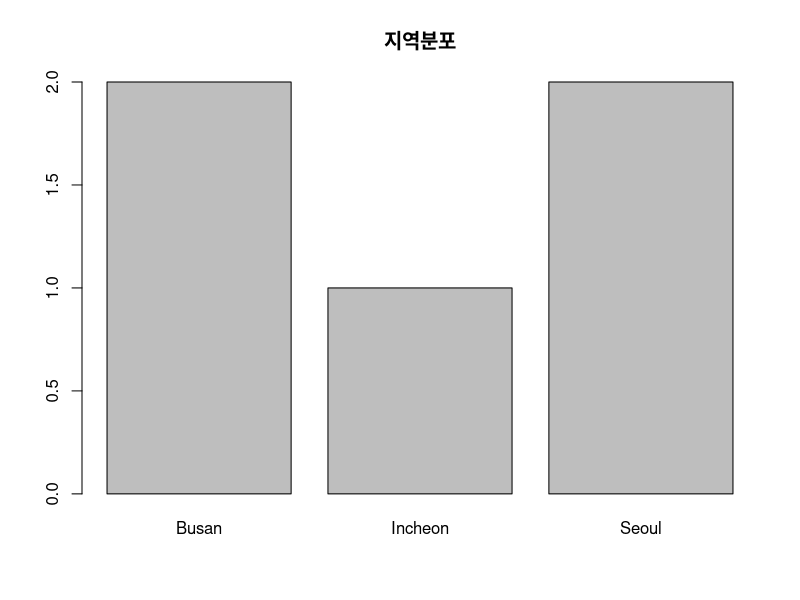
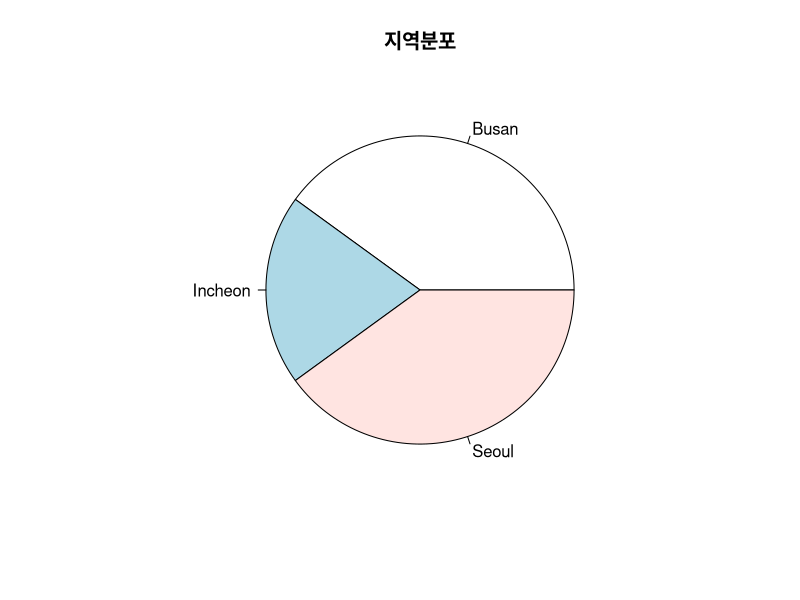
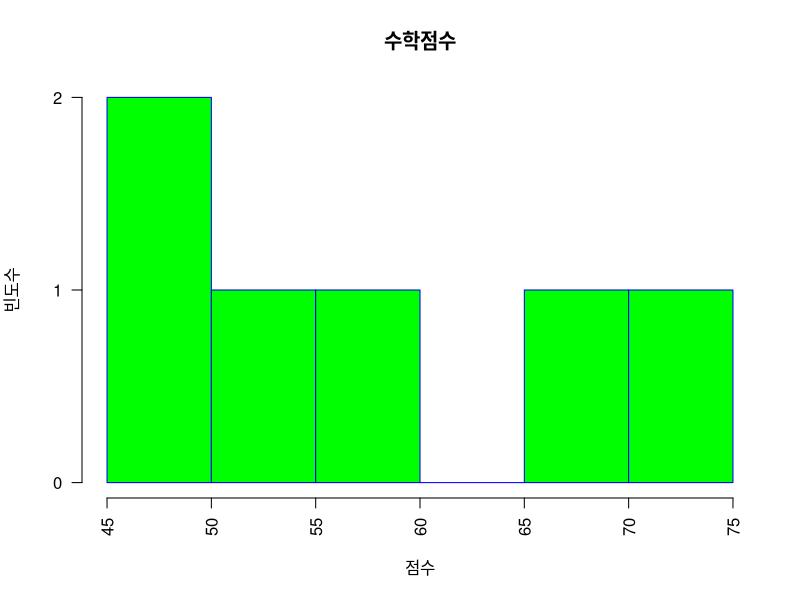
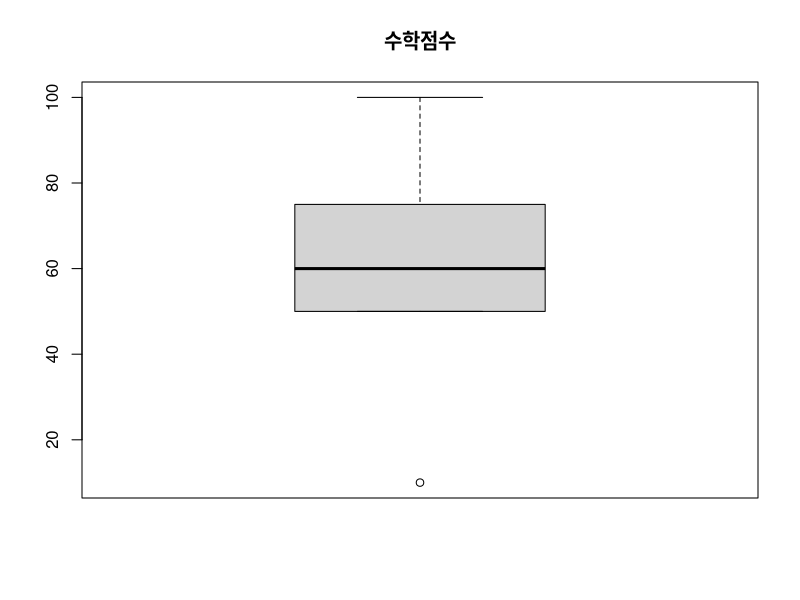
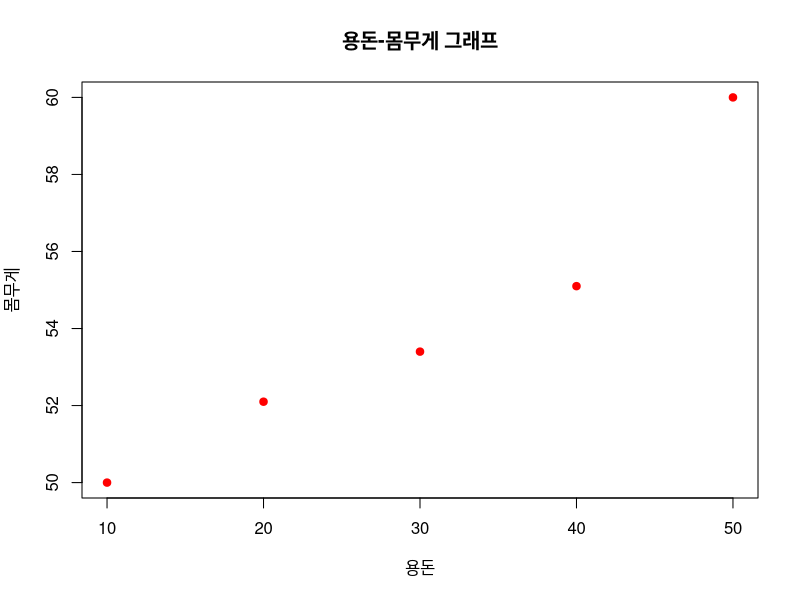
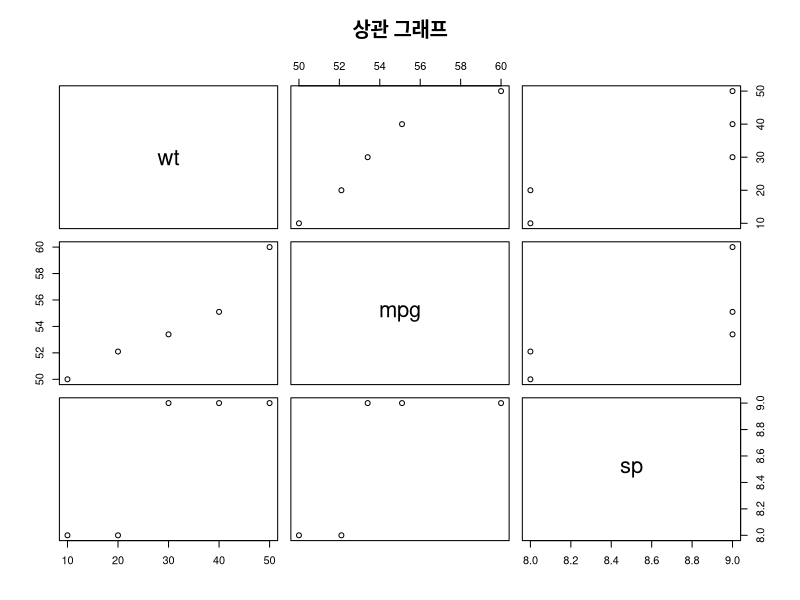
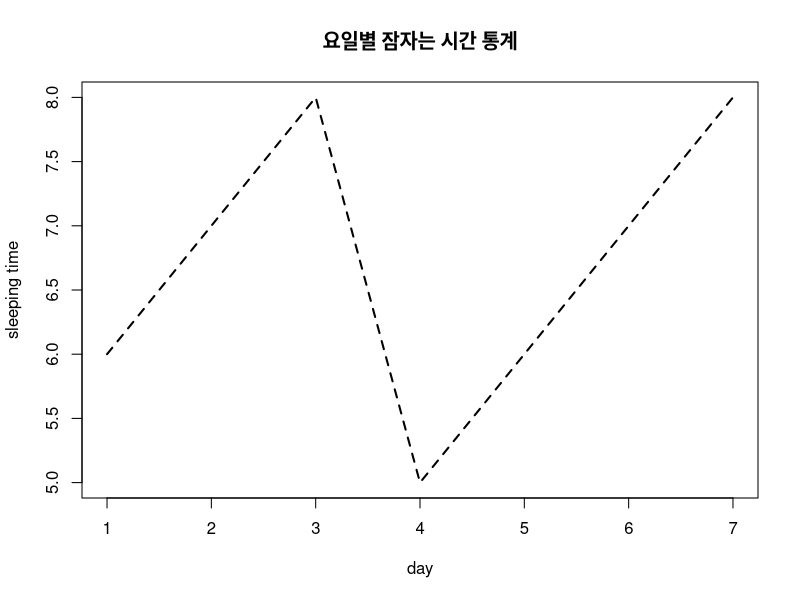
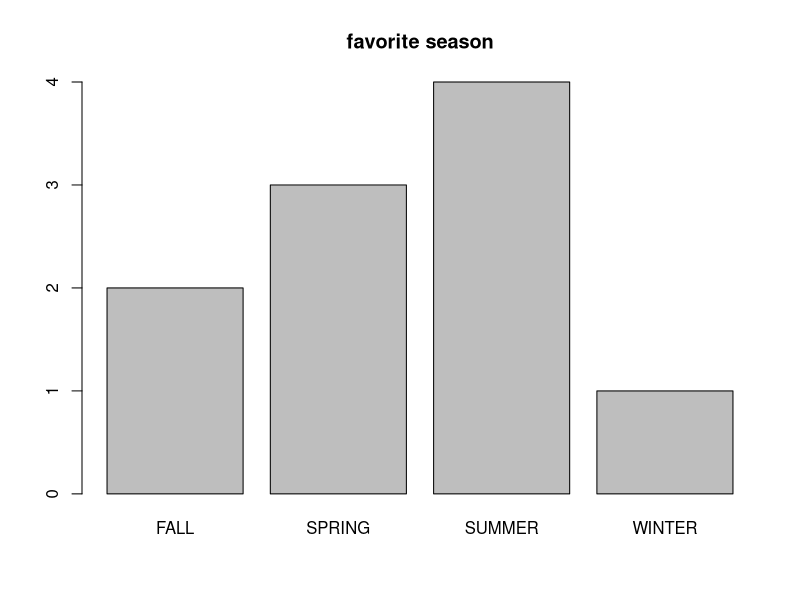

The R script that drew these images, in order:
#basic1
f.local <- c('Seoul', 'Busan', 'Seoul', 'Incheon', 'Busan')
f.local
table(f.local)

#basic2
f.local <- c('Seoul', 'Busan', 'Seoul', 'Incheon', 'Busan')
ds <- table(f.local)
ds
barplot(ds, main='지역분포')

#basic3
ds <- table(f.local)
ds
pie(ds, main='지역분포')

#basic4
weight <- c(2,3,4,5)
mean(weight)
median(weight)

weight.heavy <-c(weight, 10)
mean(weight.heavy)
median(weight.heavy)

#basic5
mydata <- c(1,2,3,4)
quantile(mydata)
quantile(mydata, (0:10)/10)

#basic6
score <- c(45.5, 46.1, 50.6, 71.3, 55.2, 67.1)
hist(score,
     main="수학점수",
     xlab="점수",
     ylab="빈도수",
     border="blue",
     col="green",
     las=2)

#basic7
score <- c(10, 50, 50, 60, 70, 80, 100)
quantile(score)
boxplot(score, main="수학점수")

#basic8
wt <- c(10,20,30,40,50)
mpg <- c(50, 52.1, 53.4, 55.1, 60)
plot(wt, mpg,
     main ="용돈-몸무게 그래프",
     xlab="용돈",
     ylab="몸무게",
     col="red",
     pch=19)

#basic9
wt <- c(10,20,30,40,50)
mpg <- c(50, 52.1, 53.4, 55.1, 60)
sp <- c(8,8,9,9,9)
st <- data.frame(wt,mpg,sp)
pairs(st, main="상관 그래프")

#basic10
day = c(1:7)
sleeping = c(6,7,8,5,6,7,8)
plot(day,
     sleeping,
     main="요일별 잠자는 시간 통계",
     type="l",
     lty=2,
     lwd=2,
     xlab="day",
     ylab="sleeping time")

#code1
favorite <- c('WINTER', 'SUMMER', 'SPRING',
              'SUMMER','SUMMER','FALL','FALL', 
              'SUMMER', 'SPRING', 'SPRING')
favorite
table(favorite)
table(favorite)/length(favorite)

#code2
ds <- table(favorite)
ds
barplot(ds, main="favorite season")

#code3
ds <- table(favorite)
ds
pie(ds, main="favorite season")

#code4
favorite.color <- c(2,3,2,1,1,
                    2,2,1,3,2,
                    1,3,2,1,2)
ds <- table(favorite.color)
ds
colors <- c('green', 'red', 'blue')
names(ds) <- colors
ds
barplot(ds, main='favorite color', col=colors)
pie(ds, main='favorite color', col=colors)

#code5
weight <- c(60,62,64,65,68,69)
weight.heavy <- c(weight, 120)
weight
weight.heavy

mean(weight)
mean(weight.heavy)

median(weight)
median(weight.heavy)

#code6
mydata <- c(60,62,64,65,68,69,120)
quantile(mydata)
quantile(mydata, (0:10)/10)

#code7
head(cars)
dist <- cars[,2]
hist(dist,
     main="Histogram for 제동거리",
     xlab = "제동거리",
     ylab = "빈도수",
     border="blue",
     col="green",
     las=2)

#code8
dist <- cars[,2]
boxplot(dist, main="자동차 제동거리")

#code9
wt <- mtcars$wt
mpg <- mtcars$mpg
plot(wt, mpg,
     main ="중량-연비 그래프",
     xlab="중량",
     ylab="연비(MPG)",
     col="red",
     pch=19)

#code10
vars <- c("mpg","disp","drat","wt")
target <- mtcars[,vars]
head(target)
pairs(target,
      main="Multi Plots")

#code11
month <- c(1:12) 

late1 <- c(5,8,7,9,4,6,12,13,6,6,6,4)    
late2 <- c(4,6,5,8,7,8,10,11,6.5,7,5,3) 

plot(month,         # x축: 월(month)
     late1,         # y축: late1 데이터
     main = "Late Students",  # 제목
     type = "b",    # 'b'는 선+점 둘 다 표시
     lty = 1,       # 선 스타일 (1: 실선)
     col = "red",   # 선 색: 빨간색
     xlab = "Month",         # x축 레이블
     ylab = "Late cnt"       # y축 레이블
)

#code12
lines(month,        # x축: 월
      late2,        # y축: late2 데이터
      type = "o",   # 'o'는 점 중심 (circle)
      col = "blue"  # 파란색 선
)


#test1
result <- c('P','P','F','P','F','P','F','P','P','F')
table(result)
barplot(table(result), main="이희민")
pie(table(result), main="이희민")

#test2
season <- c('여름','겨울','봄','가을',
            '여름','가을','겨울','여름','여름',
            '가을')
table(season)
barplot(table(season), main="이희민 선호계절")
pie(table(season), main="이희민 선호계절")

#test3
score <- c(90,85,73,80,85,65,78,50,68,96)
names(score) <-c('KOR','ENG','ATH','HIST','SOC','MUSIC',
                 'BIO','EARTH','PHY','ART')
score
mean(score)
median(score)
boxplot(score)
hist(score, main="이희민 성적",
     xlab ="Score", ylab="Frequency",
     col="purple")

#test4
#test5
#test6
